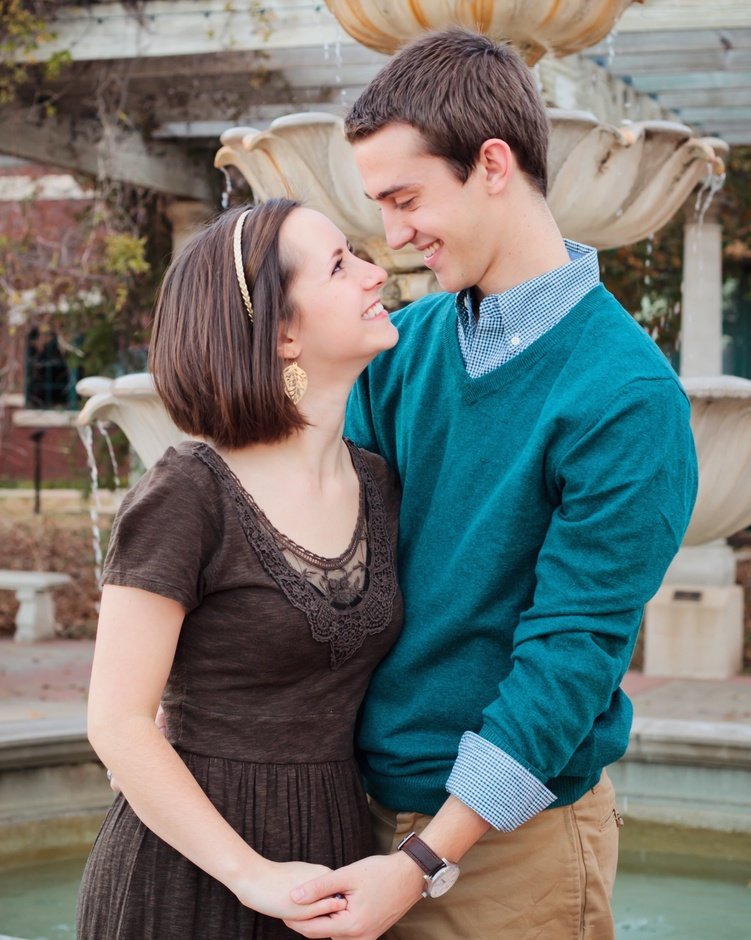
#> input picture source.jpg, 751 x 940 px, shrunk from 2717 x 3400 before the run
$ python MuralGenerator.py
#> lines starting #> are read from the running program, lines starting #| are printed output that depends on the picture
from PIL import Image, ImageDraw, ImageFont


im = Image.open("source.jpg")
#> im is the input picture: PIL image 751x940 RGB; mean R, G, B 112.6, 116, 112.6
char_width = 8
char_height = 11
im_width = im.size[0]
#> im_width = 751
im_height = im.size[1]
#> im_height = 940

image = Image.new("RGB", (im_width, im_height), color="white")
#> image: PIL image 751x940 RGB; every value is 255
draw = ImageDraw.Draw(image)
font = ImageFont.truetype("Courier New Bold.ttf", 16)

# iterate through chunks the size of 1 character
for i in range(0, im_width, char_width):
    for j in range(0, im_height, char_height):
        box = (i, j, i+char_width, j+char_height)
        region = im.crop(box)
        main_color = region.getcolors()[0][1]
        draw.text((i, j), "a", fill=main_color, font=font)


image.save("out.jpg")
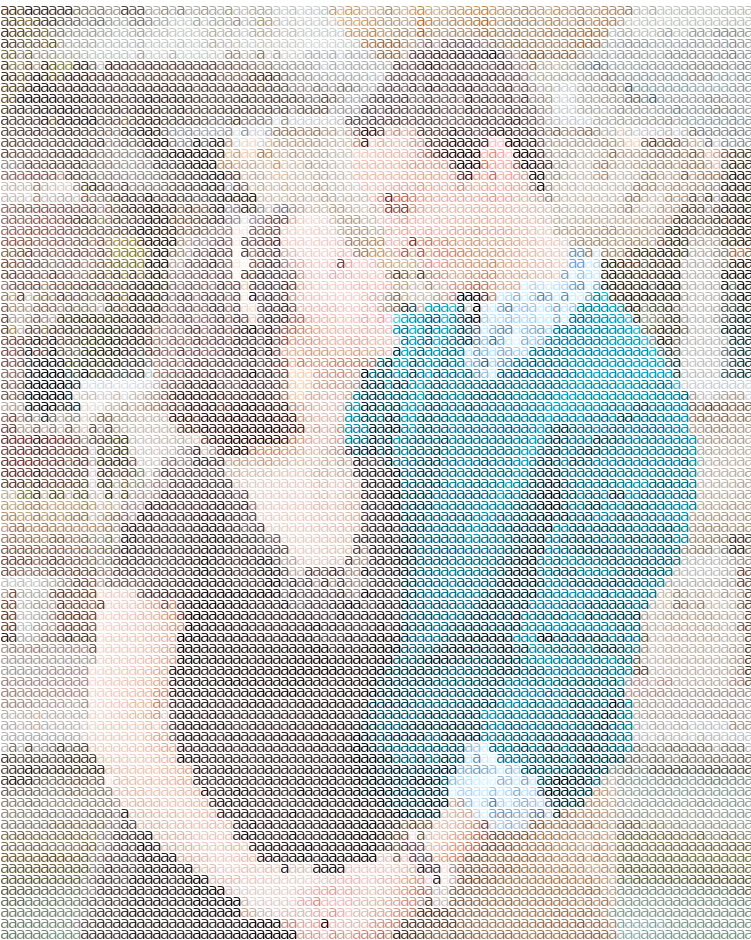
#> saved as out.jpg: PIL image 751x940 RGB; mean R, G, B 203.8, 205.1, 203.9
